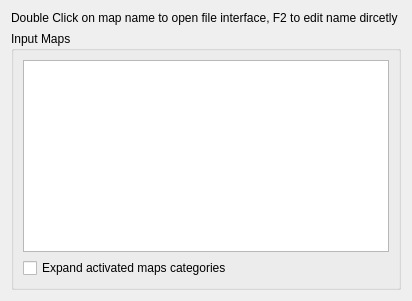
      <widget class="QWidget" name="tab_2">
       <attribute name="title">
        <string>Maps</string>
       </attribute>
       <layout class="QGridLayout" name="gridLayout_12">
        <item row="1" column="0">
         <widget class="QGroupBox" name="groupBox_InputMaps">
          <property name="sizePolicy">
           <sizepolicy hsizetype="MinimumExpanding" vsizetype="MinimumExpanding">
            <horstretch>0</horstretch>
            <verstretch>0</verstretch>
           </sizepolicy>
          </property>
          <property name="title">
           <string>Input Maps</string>
          </property>
          <layout class="QGridLayout" name="gridLayout_10">
           <item row="0" column="1">
            <widget class="QTreeView" name="treeView">
             <property name="frameShape">
              <enum>QFrame::StyledPanel</enum>
             </property>
             <property name="frameShadow">
              <enum>QFrame::Sunken</enum>
             </property>
             <property name="verticalScrollBarPolicy">
              <enum>Qt::ScrollBarAsNeeded</enum>
             </property>
             <property name="horizontalScrollBarPolicy">
              <enum>Qt::ScrollBarAsNeeded</enum>
             </property>
            </widget>
           </item>
           <item row="1" column="1">
            <widget class="QCheckBox" name="checkExpandActive">
             <property name="text">
              <string>Expand activated maps categories</string>
             </property>
            </widget>
           </item>
          </layout>
         </widget>
        </item>
        <item row="0" column="0">
         <widget class="QLabel" name="label_47">
          <property name="text">
           <string>Double Click on map name to open file interface, F2 to edit name dircetly </string>
          </property>
         </widget>
        </item>
       </layout>
      </widget>
